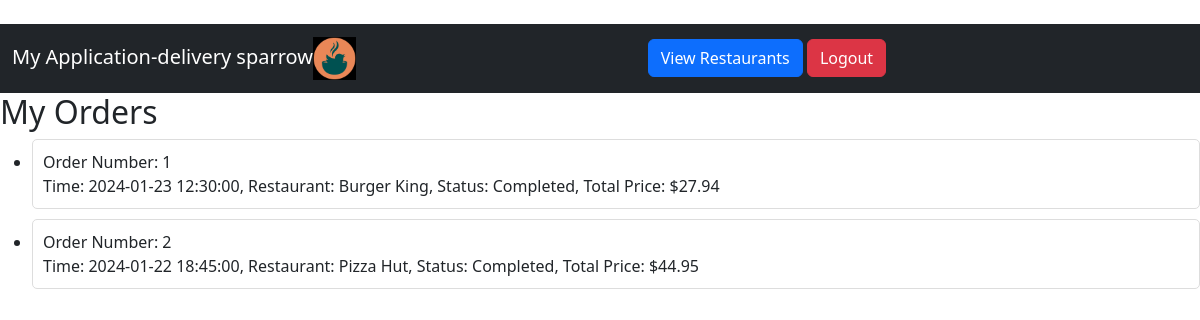
Page /customer_orders (signed in) on the committed database.
### tables this page shows
CREATE TABLE OrderC (
    Order_Nr INTEGER PRIMARY KEY,
    Order_time_column TIMESTAMP DEFAULT CURRENT_TIMESTAMP,
    Order_date TIMESTAMP DEFAULT CURRENT_TIMESTAMP,
    Restaurant_NAME TEXT,
    TOTAL_PRICE NUMERIC(5, 2),
    Customer_EMAIL TEXT,
    STATUS TEXT, -- Changed to TEXT for SQLite
    Customer_Notes TEXT,
    CONSTRAINT orders_FK FOREIGN KEY (Customer_EMAIL) REFERENCES Customer(EMAIL), --changed from CUSTOMER_EMAIL
    CONSTRAINT orders_FK_1 FOREIGN KEY (Restaurant_NAME) REFERENCES Restaurant(NAME)  ----changed from RESTAURANT_NAME
);

### app.py (the view)
@app.route('/customer_orders')
def customer_orders():
    customer_email = session.get('customer_email')  # Example of getting customer email from session
    db = get_db()
    orders = db.execute('SELECT * FROM OrderC WHERE Customer_EMAIL = ? ORDER BY order_time_column DESC', (customer_email,)).fetchall()
    return render_template('customer_orders.html', orders=orders)

### app.py (called while the page is built)
def get_db():
    db = getattr(g, '_database', None)
    if db is None:
        db = g._database = sqlite3.connect(DATABASE)
        db.row_factory = sqlite3.Row
    return db

@app.teardown_appcontext
def close_connection(exception):
    db = getattr(g, '_database', None)
    if db is not None:
        db.close()

### templates/customer_orders.html (shortened to what this page needs)
{% extends "base.html" %}
{% block content %}
<h2>My Orders</h2>
<ul id="ordersList">
    {% for order in orders %}
        {% if order.status == "Completed" %}
            <li class="orderItem" data-status="{{ order.status }}">
                Order Number: {{ order.order_nr }}<br>
                Time: {{ order.order_time_column }},
                Restaurant: {{ order.restaurant_name }},
                Status: {{ order.status }},
                Total Price: ${{ order.total_price }}
            </li>
        {% endif %}
    {% endfor %}
</ul>
{% endblock %}

### templates/customer_orders.html (style rules this page uses)
.orderItem { border: 1px solid #ddd; margin-bottom: 10px; padding: 10px; border-radius: 5px; }

### rows in the picture
OrderC: order_nr "1", order_time_column "2024-01-23 12:30:00", restaurant_name "Burger King", status "Completed", total_price "27.94"
OrderC: order_nr "2", order_time_column "2024-01-22 18:45:00", restaurant_name "Pizza Hut", status "Completed", total_price "44.95"
